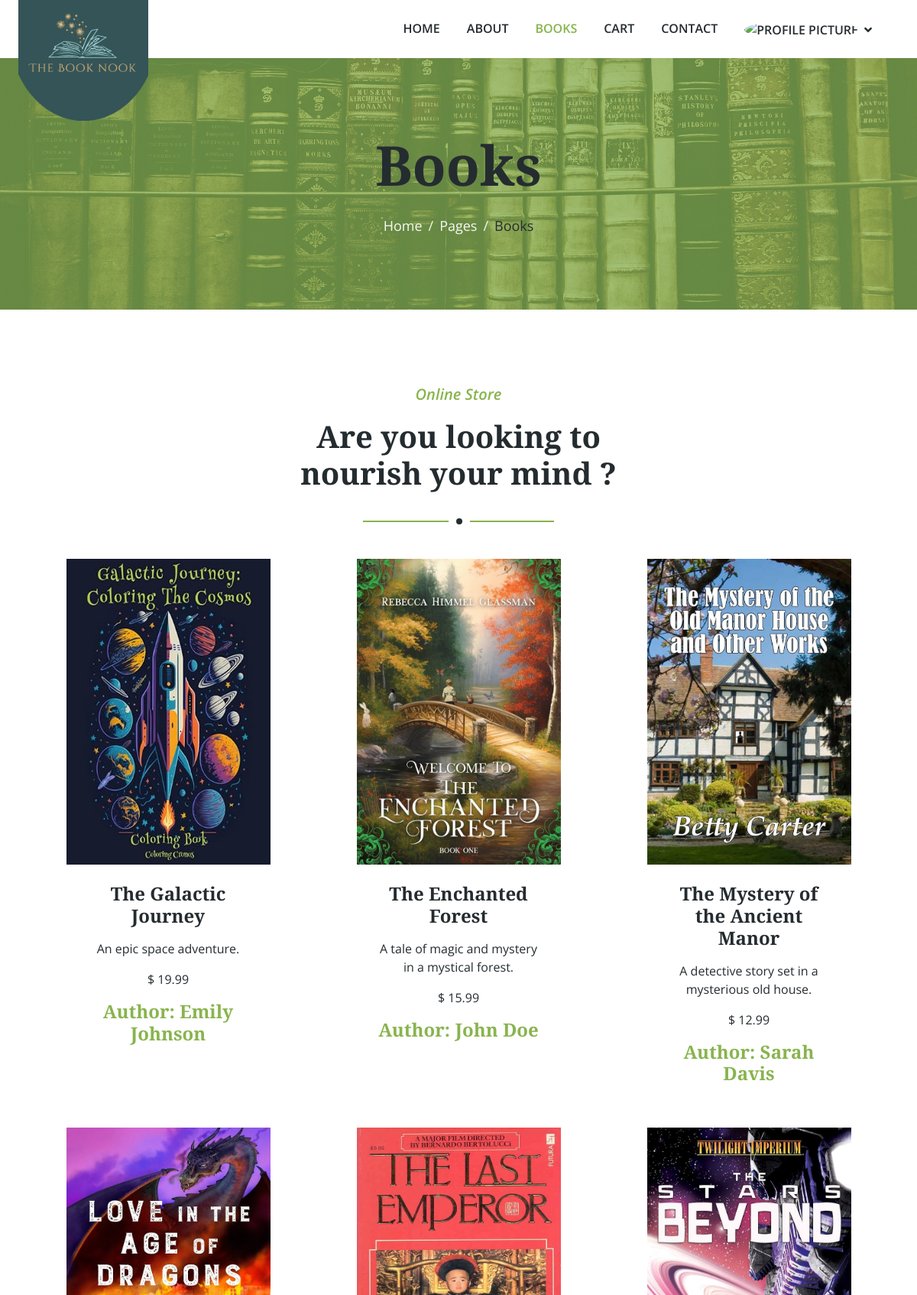
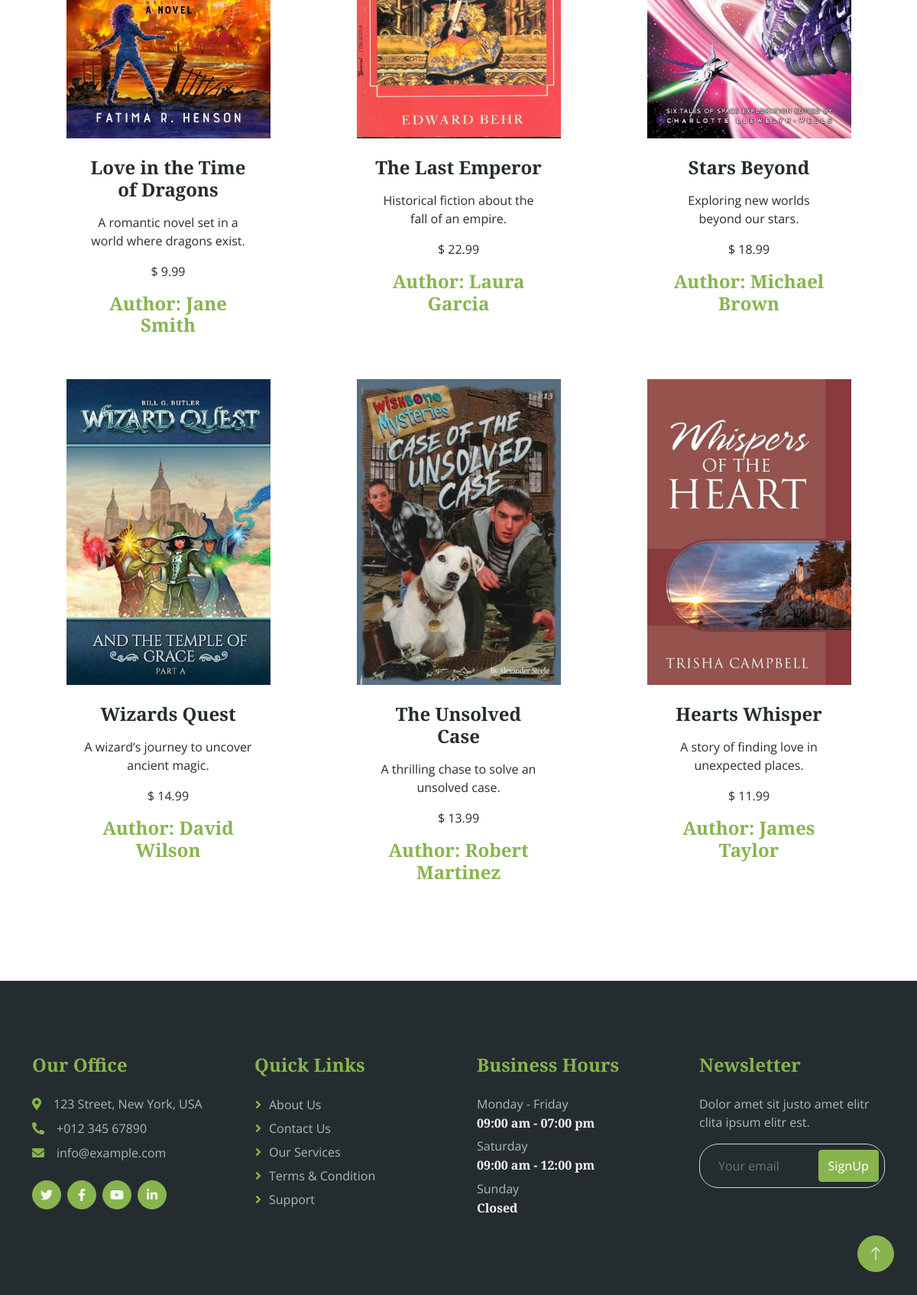
Page /books.php (signed in) on the committed database (2 pictures, top to bottom).
### tables this page shows
CREATE TABLE `book` (
  `id` int(11) NOT NULL,
  `title` varchar(255) NOT NULL,
  `image` varchar(255) NOT NULL,
  `ISBN_code` varchar(20) NOT NULL,
  `short_description` text NOT NULL,
  `price` decimal(10,2) NOT NULL,
  `publisher_name` varchar(255) NOT NULL,
  `publisher_address` varchar(255) NOT NULL,
  `publish_date` date NOT NULL,
  `genre_id` int(11) NOT NULL
);

CREATE TABLE `authors` (
  `id` int(11) NOT NULL,
  `first_name` varchar(100) NOT NULL,
  `last_name` varchar(100) NOT NULL,
  `email` varchar(255) NOT NULL
);

### controllers/user-controller.php (called while the page is built, shortened)
<?php
global $connect;
function getAllBooksWithAuthors()
{
    global $connect;
    $sql = "SELECT b.*, a.first_name, a.last_name
            FROM book AS b
            LEFT JOIN books_authors AS ba ON b.id = ba.book_id
            LEFT JOIN authors AS a ON ba.author_id = a.id";
    $stmt = $connect->prepare($sql);
    $stmt->execute();
    return $stmt->get_result();
}

### books.php (the view, shortened to what this page needs)
<?php
include 'controllers/user-controller.php';
$result = getAllBooksWithAuthors();
$tbody = '';
if (mysqli_num_rows($result)  > 0) {
    foreach ($result as $row) {
        $tbody .= "
            <div class='col-lg-4 col-md-6 wow fadeInUp' data-wow-delay='0.1s'>
                <div class='store-item position-relative text-center w-75 m-auto'>
                    <img class='img-fluid image-card' src='assets/img/{$row['image']}' alt=''>
                    <div class='p-4'>
                        <h4 class='mb-3'>{$row['title']}</h4>
                        <p>{$row['short_description']}</p>
                        <p>$ {$row['price']}</p>
                        <h4 class='text-primary'>Author: {$row['first_name']} {$row['last_name']} </h4>
                    </div>
                    <div class='store-overlay'>
                        <a href='details.php?id={$row['id']}' class='btn btn-primary rounded-pill py-2 px-4 m-2'>More Detail <i class='fa fa-arrow-right ms-2'></i></a>
                        <form method='POST' class='addCard' action='actions/add_to_cart.php'>
                            <input type='text' hidden name='id' value='{$row['id']}'>
                            <button type='submit' name='submit' href='books.php?id={$row['id']}' class='btn btn-dark rounded-pill py-2 px-4 m-2'>Add to Cart <i class='fa fa-cart-plus ms-2'></i></button>
                        </form>
                    </div>
                </div>
            </div>
        ";
    }
} else {
    $tbody =  "<div><p>No Data Available </p></div>";
}
?>
<?php include('components/header.php'); ?>
<div class="container-fluid page-header py-5 mb-5 wow fadeIn" data-wow-delay="0.1s">
    <div class="container text-center py-5">
        <h1 class="display-2 text-dark mb-4 animated slideInDown">Books</h1>
        <nav aria-label="breadcrumb">
            <ol class="breadcrumb justify-content-center mb-0">
                <li class="breadcrumb-item "><a href="#">Home</a></li>
                <li class="breadcrumb-item"><a href="#">Pages</a></li>
                <li class="breadcrumb-item active text-dark " aria-current="page">Books</li>
            </ol>
        </nav>
    </div>
</div>
<div class="container-xxl py-5">
    <div class="container">
        <div class="section-title text-center mx-auto wow fadeInUp" data-wow-delay="0.1s" style="max-width: 500px;">
            <p class="fs-5 fw-medium fst-italic text-primary">Online Store</p>
            <h1 class="display-6">Are you looking to nourish your mind ?</h1>
        </div>
        <div class="row g-4">
            <?= $tbody; ?>
        </div>
    </div>
</div>
<?php include('components/footer.php'); ?>

### assets/css/style.css (style rules this page uses)
:root { --primary: #88b44e; --secondary: #fb9f38; --light: #f5f8f2; --dark: #252c30; }
.fw-medium { font-weight: 600; }
.page-header { background: linear-gradient(rgba(136, 180, 78, 0.7), rgba(136, 180, 78, 0.7)), url(../pictures/carousel-1.jpg) center center no-repeat; background-size: cover; }
.page-header .breadcrumb-item + .breadcrumb-item::before { color: var(--light); }
.page-header .breadcrumb-item, .page-header .breadcrumb-item a { font-size: 18px; color: var(--light); }
.section-title { position: relative; margin-bottom: 3rem; padding-bottom: 2rem; }
.section-title::before { position: absolute; content: ""; width: 50%; height: 2px; bottom: 0; left: 0; background: var(--primary); }
.section-title::after { position: absolute; content: ""; width: 28px; height: 28px; bottom: -13px; left: calc(25% - 13px); background: var(--dark); border: 10px solid #ffffff; border-radius: 28px; }
.section-title.text-center::before { left: 25%; }
.section-title.text-center::after { left: calc(50% - 13px); }
.image-card { width: 300px; height: 400px; }

### rows in the picture
book: image (picture), title "The Galactic Journey", short_description "An epic space adventure.", price "19.99", authors.first_name "Emily", authors.last_name "Johnson"
book: image (picture), title "The Enchanted Forest", short_description "A tale of magic and mystery in a mystical forest.", price "15.99", authors.first_name "John", authors.last_name "Doe"
book: image (picture), title "The Mystery of the Ancient Manor", short_description "A detective story set in a mysterious old house.", price "12.99", authors.first_name "Sarah", authors.last_name "Davis"
book: image (picture), title "Love in the Time of Dragons", short_description "A romantic novel set in a world where dragons exist.", price "9.99", authors.first_name "Jane", authors.last_name "Smith"
book: image (picture), title "The Last Emperor", short_description "Historical fiction about the fall of an empire.", price "22.99", authors.first_name "Laura", authors.last_name "Garcia"
book: image (picture), title "Stars Beyond", short_description "Exploring new worlds beyond our stars.", price "18.99", authors.first_name "Michael", authors.last_name "Brown"
book: image (picture), title "Wizards Quest", short_description "A wizard’s journey to uncover ancient magic.", price "14.99", authors.first_name "David", authors.last_name "Wilson"
book: image (picture), title "The Unsolved Case", short_description "A thrilling chase to solve an unsolved case.", price "13.99", authors.first_name "Robert", authors.last_name "Martinez"
book: image (picture), title "Hearts Whisper", short_description "A story of finding love in unexpected places.", price "11.99", authors.first_name "James", authors.last_name "Taylor"
